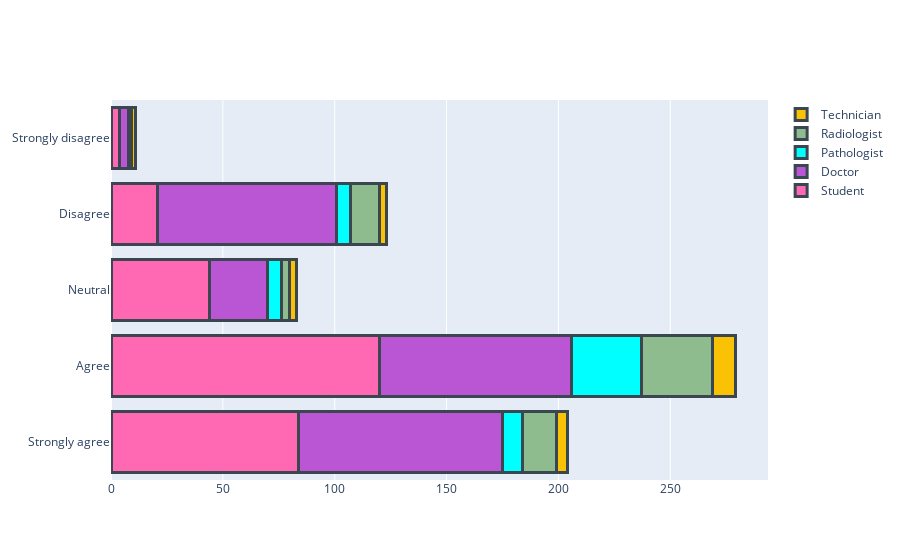

The notebook cell this image was saved under:
### Code cell
import pandas as pd
import plot_likert
import numpy as np

excel_file="Digitalization will improve rural healthcare.xlsx"

df=pd.read_excel(excel_file, sheet_name='calculation', usecols = 'A:M')
#df=pd.read_excel(excel_file, sheet_name='calculation', usecols = 'C:H')

#print(dataframe)

#print(df.shape)

#df.head()


"""
for i in range(df.shape[0]):
    
    rate=str(df['Digitalization for rural health'].iloc[i])
    
    
    #role=str(df['Role'].iloc[i])

    if rate=="Neutral": #2,3,4,5
        
        role=str(df['Role'].iloc[i])
        print(role)
 
"""


"""
s_count=0
d_count=0
p_count=0
r_count=0
t_count=0

for i in range(df.shape[0]):
    
    role=str(df['Strongly disagree'].iloc[i]) #Three, Four,Five
    #print(role)
    
    if role=="Student": #Student, Doctor, Pathologist, Radiologist,  Technician
            s_count=s_count+1
        
    elif role=="Doctor":
        d_count=d_count+1
        
    elif role=="Pathologist":
        p_count=p_count+1

    elif role=="Radiologist":
        r_count=r_count+1
        
    elif role=="Technician":
        t_count=t_count+1       

        
        
print(s_count) 
print(d_count)        
print(p_count)        
print(r_count)        
print(t_count)        

"""
        
"""       
#likert chart on rural healthscore
df=pd.read_excel(excel_file, sheet_name='calculation', usecols = 'I:M')


my_custom_scale = \
    ['Student',
     'Doctor',
     'Pathologist',
     'Radiologist',
     'Technician']


my_colors = [plot_likert.colors.TRANSPARENT,'palevioletred', 'mediumorchid', 'darkturquoise', 'darkseagreen', 'khaki']

#'hotpink', 'orchid', 'paleturquoise', 'darkseagreen','gold'

ax =plot_likert.plot_likert(df, my_custom_scale, plot_percentage=True,
        bar_labels=True, bar_labels_color="snow", 
        colors=my_colors)



ax =plot_likert.plot_likert(df, my_custom_scale, plot_percentage=True,
        bar_labels=True, bar_labels_color="snow", 
        colors=plot_likert.colors.default_with_darker_neutral)


#plot_likert.colors.likert5
#plot_likert.colors.default_with_darker_neutral


ax.figure.set_size_inches(12, 5)
#ax.xaxis.set_label_text('# of awesome people');
#ax.set_yticklabels(['Second question', 'First question']);

"""




#likert usign plotly graph object or inshort go
import plotly.graph_objects as go

fig = go.Figure()
fig.add_trace(go.Bar(
    y=['Strongly agree', 'Agree', 'Neutral', 'Disagree','Strongly disagree'],
    #x=[54.2, 45.5, 26.2, 47.6, 50],
    x=[84, 120, 44, 21, 4],
    name='Student',
    orientation='h',
    marker=dict(
        color='hotpink',
        line=dict(color='rgba(58, 71, 80, 1.0)', width=3)
    )
))
fig.add_trace(go.Bar(
    y=['Strongly agree', 'Agree', 'Neutral', 'Disagree','Strongly disagree'],
    #x=[22.8, 31.8, 56.4, 38.0, 35.7],
    x=[91, 86, 26, 80, 4],
    name='Doctor',
    orientation='h',
    marker=dict(
        color='mediumorchid',
        line=dict(color='rgba(58, 71, 80, 1.0)', width=3) #color='rgba(58, 71, 80, 1.0)
    )
))

fig.add_trace(go.Bar(
    y=['Strongly agree', 'Agree', 'Neutral', 'Disagree','Strongly disagree'],
    #x=[8.4, 10.1, 4.3, 4.7, 14.3],
    x=[9, 31, 6, 6, 1],
    name='Pathologist',
    orientation='h',
    marker=dict(
        color='cyan',
        line=dict(color='rgba(58, 71, 80, 1.0)', width=3)
    )
))

fig.add_trace(go.Bar(
    y=['Strongly agree', 'Agree', 'Neutral', 'Disagree','Strongly disagree'],
    #x=[7.2, 9.8, 9.7, 4.7, 0],
    x=[15, 32, 4, 13, 0],
    name='Radiologist',
    orientation='h',
    marker=dict(
        color='darkseagreen',
        line=dict(color='rgba(58, 71, 80, 1.0)', width=3)
    )
))

fig.add_trace(go.Bar(
    y=['Strongly agree', 'Agree', 'Neutral', 'Disagree','Strongly disagree'],
    #x=[7.2, 2.6, 3.2, 4.7, 0],
    x=[5, 10, 3, 3, 2],
    name='Technician',
    orientation='h',
    marker=dict(
        color='#FAC205',
        line=dict(color='rgba(58, 71, 80, 1.0)', width=3)
    )
))



fig.update_layout(barmode='stack')
fig.show()

### Figure 1 — Plotly figure (JSON) as saved in the notebook; plotly's stock layout.template omitted (floating-point values rounded to 4 significant figures)
{"data": [{"marker": {"color": "hotpink", "line": {"color": "rgba(58, 71, 80, 1.0)", "width": 3}}, "name": "Student", "orientation": "h", "type": "bar", "x": [84, 120, 44, 21, 4], "y": ["Strongly agree", "Agree", "Neutral", "Disagree", "Strongly disagree"]}, {"marker": {"color": "mediumorchid", "line": {"color": "rgba(58, 71, 80, 1.0)", "width": 3}}, "name": "Doctor", "orientation": "h", "type": "bar", "x": [91, 86, 26, 80, 4], "y": ["Strongly agree", "Agree", "Neutral", "Disagree", "Strongly disagree"]}, {"marker": {"color": "cyan", "line": {"color": "rgba(58, 71, 80, 1.0)", "width": 3}}, "name": "Pathologist", "orientation": "h", "type": "bar", "x": [9, 31, 6, 6, 1], "y": ["Strongly agree", "Agree", "Neutral", "Disagree", "Strongly disagree"]}, {"marker": {"color": "darkseagreen", "line": {"color": "rgba(58, 71, 80, 1.0)", "width": 3}}, "name": "Radiologist", "orientation": "h", "type": "bar", "x": [15, 32, 4, 13, 0], "y": ["Strongly agree", "Agree", "Neutral", "Disagree", "Strongly disagree"]}, {"marker": {"color": "#FAC205", "line": {"color": "rgba(58, 71, 80, 1.0)", "width": 3}}, "name": "Technician", "orientation": "h", "type": "bar", "x": [5, 10, 3, 3, 2], "y": ["Strongly agree", "Agree", "Neutral", "Disagree", "Strongly disagree"]}], "layout": {"barmode": "stack"}}
